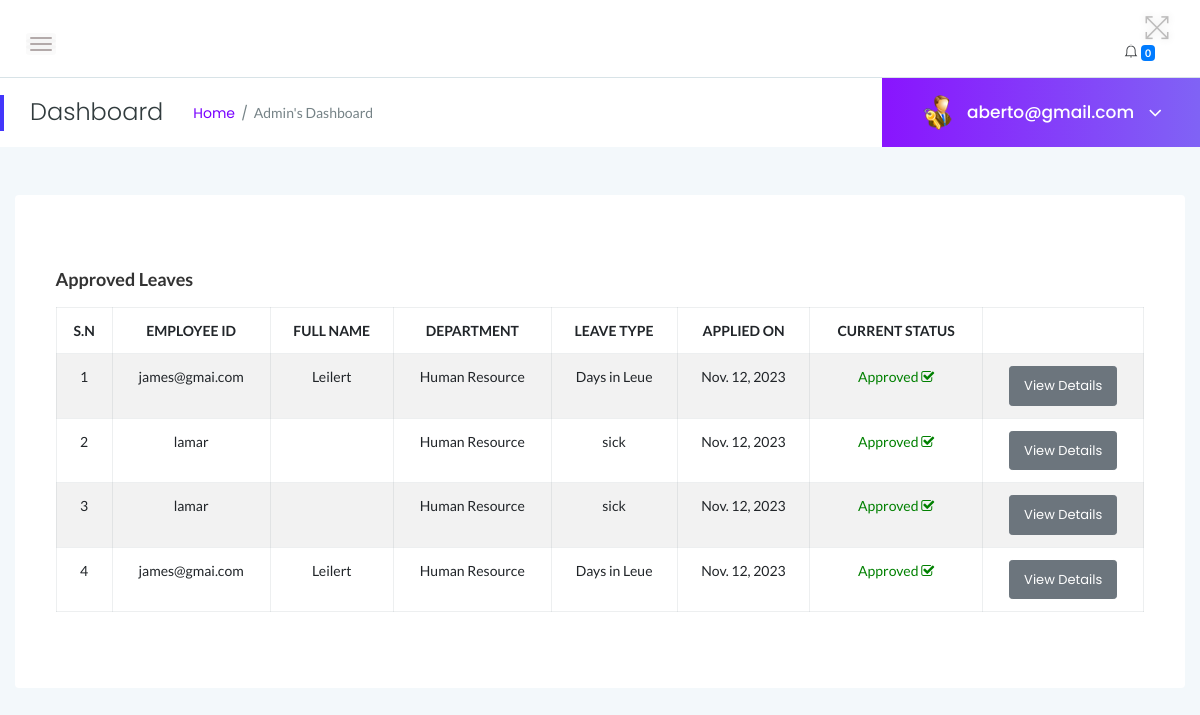
Page /myadmin/approved-leaves/ (signed in) on the earlier database version.
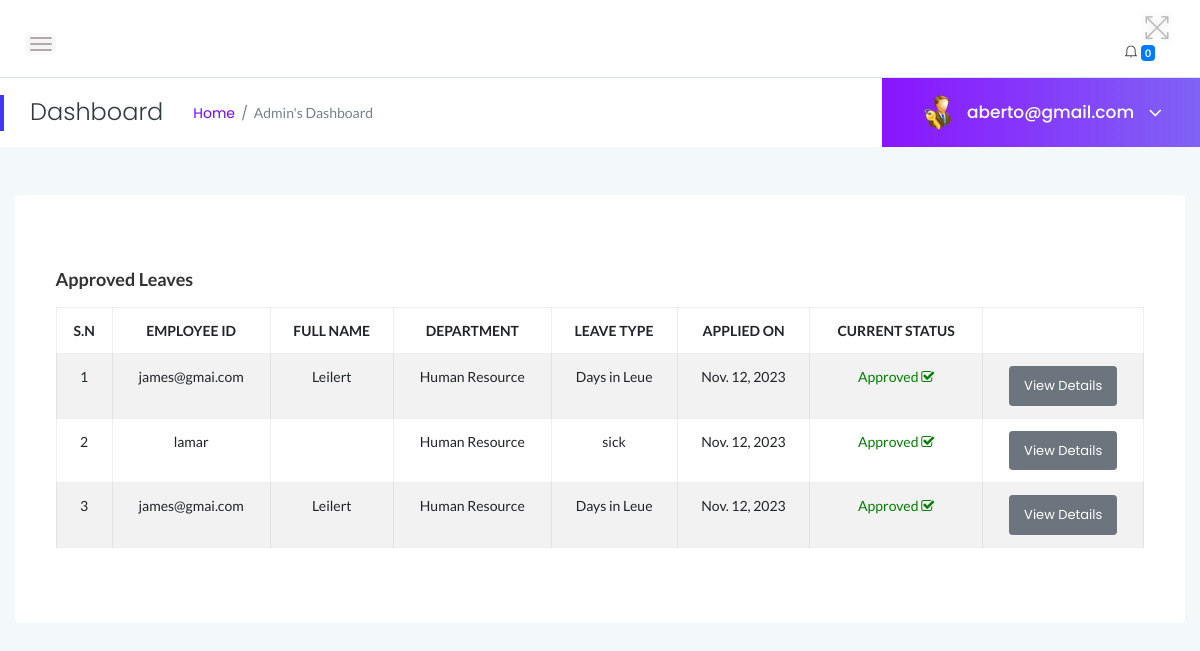
Same page on the later database version.
### myadmin/models.py (models this page shows, shortened)
class Leave(models.Model):
    employee = models.ForeignKey(User, on_delete=models.CASCADE)
    leave_type = models.CharField(max_length=100, default='Annual')
    posting_date = models.DateField(auto_now_add=True)
    status = models.CharField(
        max_length=10,
        choices=STATUS_CHOICES,
        default='Pending'
    )
    leavetype = models.CharField(max_length=255, default=None)
    description = models.TextField(default=None)
    fromdate = models.DateField( default=None)
    todate = models.DateField( default=None)
    isread = models.IntegerField(default=0)
    admin_remark = models.CharField(max_length=255, default=None, null=True)

class Employee(models.Model):
    user = models.OneToOneField(User, on_delete=models.CASCADE, default=None)
    empcode = models.CharField(max_length=10, primary_key=True)
    firstName = models.CharField(max_length=100)
    lastName = models.CharField(max_length=100)
    email = models.EmailField()
    password = models.CharField(max_length=255)
    employee_type = models.CharField(
        max_length=10,
        choices=UN_CHOICES,
        default='Non-Union'
    )
    gender = models.CharField(
        max_length=10,
        choices=GENDER_CHOICES,
        default='Male'
    )
    dob = models.DateField(auto_now_add=True)
    department = models.ForeignKey(Department, on_delete=models.CASCADE)
    address = models.CharField(max_length=255, default="80100")
    city = models.CharField(max_length=100, default="Mombasa")
    country = models.CharField(max_length=100)
    mobileno = models.CharField(max_length=10)
    status = models.CharField(
        max_length=10,
        choices=EMP_CHOICES,
        default='Active'
    )
    CreationDate = models.DateField(auto_now_add=True)

class Department(models.Model):
    department_name = models.CharField(max_length=255)
    department_shortname = models.CharField(max_length=50)
    department_code = models.CharField(max_length=10)
    CreationDate = models.DateField(auto_now_add=True)
    def __str__(self):
        return self.department_name

### myadmin/views.py (the view)
# urls.py: path('approved-leaves/', views.approved_leaves, name='approved_leaves'),
@login_required
def approved_leaves(request):
    if not request.user.is_authenticated:
        return redirect('login')  # Redirect to your login page
    error = None
    msg = None
    approved_leaves = Leave.objects.filter(status=1)
    if request.method == 'POST':
        query = Leave.objects.all()
        results = query.values()
        leavtypcount = query.count()
    leaves = Leave.objects.filter(status=1).order_by('-id')
    context = {
        'error': error,
        'msg': msg,
        'approved_leaves': approved_leaves,
    }
    return render(request, 'admin/approved_leaves.html', context)

### myadmin/templates/admin/approved_leaves.html (shortened to what this page needs)
{% load static %}
<!DOCTYPE html>
<html class="no-js" lang="en">
<head>
 {% include 'admin/top.html' %}
</head>
<body>
   {% include 'admin/sidebars.html' %}
    <div class="main-content-inner">
        <div class="row">
            <div class="col-12 mt-5">
                <div class="card">
                    <div class="card-body">
                        <h4 class="header-title">Approved Leaves</h4>
                        <div class="single-table">
                            <div class="table-responsive">
                                <table class="table table-hover table-striped table-bordered progress-table text-center">
                                    <thead class="text-uppercase">
                                        <tr>
                                            <th>S.N</th>
                                            <th>Employee ID</th>
                                            <th>Full Name</th>
                                            <th>Department</th>
                                            <th>Leave Type</th>
                                            <th>Applied On</th>
                                            <th>Current Status</th>
                                            <th></th>
                                        </tr>
                                    </thead>
                                    <tbody>
                                        {% for leave in approved_leaves %}
                                        <tr>
                                            <td>{{ forloop.counter }}</td>
                                            <td>{{ leave.employee.username }}</td>
                                            <td>{{ leave.employee.empcode }} {{ leave.employee.last_name }}</td>
                                            <td>{{ user.employee.department }}</td>
                                            <td>{{ leave.leavetype }}</td>
                                            <td>{{ leave.posting_date }}</td>
                                            <td>
                                              {% if leave.status == '1' %}
                                                         <span style="color: green">Approved <i class="fa fa-check-square-o"></i></span>
                                                    {% elif leave.status == '2' %}
                                                        <span style="color: red">Declined <i class="fa fa-times"></i></span>
                                                    {% else %}
                                                        <span style="color: blue">Pending <i class="fa fa-spinner"></i></span>
                                                    {% endif %}
                                            </td>
                                            <td><a href="{% url 'myadmin:employee_leave_details' leave.id %}" class="btn btn-secondary btn-sm">View Details</a></td>
                                        </tr>
                                        {% endfor %}
                                    </tbody>
                                </table>
                            </div>
                            </div>
                        </div>
                    </div>
                </div>
            </div>
        </div>
    </div>
    </div>
</body>
</html>

### myadmin/templates/admin/sidebars.html (shortened to what this page needs)
{% load static %}
    <div class="page-container">
        <div class="main-content">
            <div class="header-area">
                <div class="row align-items-center">
                    <div class="col-md-6 col-sm-8 clearfix">
                        <div class="nav-btn pull-left">
                            <span></span>
                            <span></span>
                            <span></span>
                        </div>
                    </div>
                    <div class="col-md-6 col-sm-4 clearfix">
                        <ul class="notification-area pull-right">
                            <li id="full-view"><i class="ti-fullscreen"></i></li>
                            {% include 'admin/admin-notification.html' %}
                        </ul>
                    </div>
                </div>
            </div>
            <div class="page-title-area">
                <div class="row align-items-center">
                    <div class="col-sm-6">
                        <div class="breadcrumbs-area clearfix">
                            <h4 class="page-title pull-left">Dashboard</h4>
                            <ul class="breadcrumbs pull-left">
                                <li><a href="{% url 'myadmin:dashboard' %}">Home</a></li>
                                <li><span>Admin's Dashboard</span></li>
                            </ul>
                        </div>
                    </div>
                    <div class="col-sm-6 clearfix">
                        <div class="user-profile pull-right">
                            <img class="avatar user-thumb" src="{% static 'images/admin.png' %}" alt="avatar">
                            <h4 class="user-name dropdown-toggle" data-toggle="dropdown">{{ user.username }} <i class="fa fa-angle-down"></i></h4>
                        </div>
                    </div>
                </div>
            </div>
            <div class="main-content-inner">
                <div class="row">
                    <div class="col-12 mt-5">
                        <div class="card">

Differences in the rows shown:
no longer on this page (row edited): Leave: employee.username "lamar", {{ user.employee.department }} "Human Resource", leavetype "sick", posting_date "Nov. 12, 2023", status "Approved"
